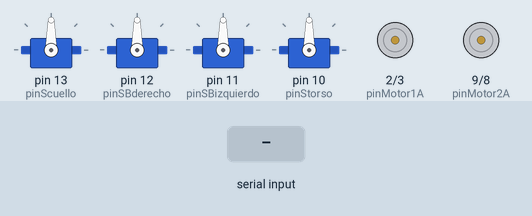
This sketch was run on a simulated Arduino Uno, built with avr-gcc and run on an emulated ATmega328P. Shown: 4 × servo, motor-driver pin pairs drawn as motors (green arrow = first pin HIGH = forward, orange = second pin HIGH = backward, longer = more drive). Inputs (shaded band) come from the test bench. What the sketch prints to the serial monitor is not drawn.

Above: at 1.2 s.
1.3 s: "W" received over Serial
At 1.9 s:
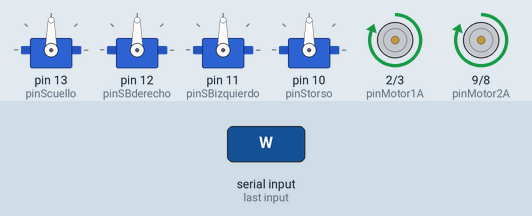
2.8 s: byte 65 ('A') received over Serial
At 3.1 s:
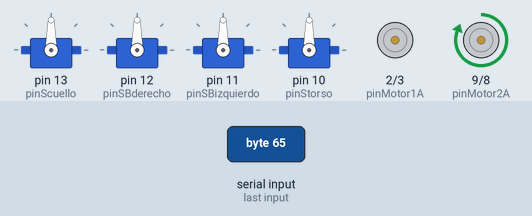
4.3 s: byte 68 ('D') received over Serial
At 5.5 s:
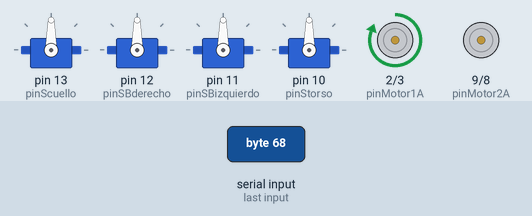
5.8 s: "S" received over Serial
At 6.5 s:
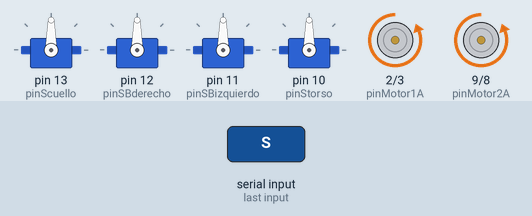
7.3 s: byte 79 ('O') received over Serial
At 7.7 s:
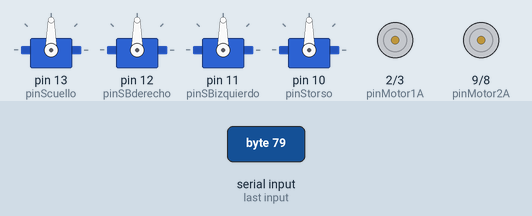
8.8 s: "-" received over Serial
At 10.1 s:
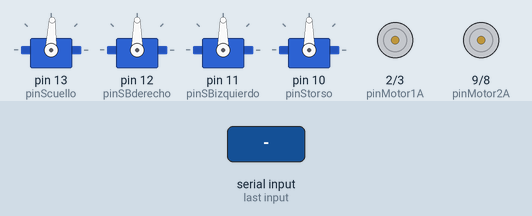
Timing chart, 0 to 11.3 s (numbered marks = the images above; inputs shaded):
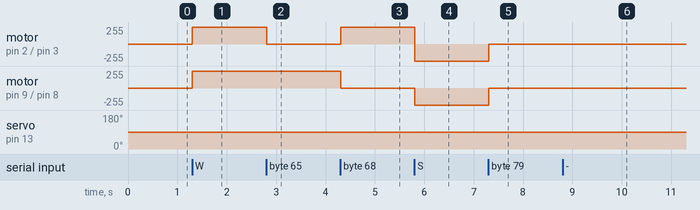

The sketch:

CODIGO_DE_JHONY_5.ino
```cpp
#include <Servo.h>
//CONTROL DE SERVOMOTORES
int pinScuello = 13;
int pinSBderecho = 12;
int pinSBizquierdo = 11;
int pinStorso = 10;
int cambioMovimiento = 2;
Servo Scuello;
Servo SBderecho;
Servo SBizquierdo;
Servo Storso;
//CONTROL DE LOS MOTORES
int pinMotor1A = 2;
int pinMotor1B = 3;
int pinMotor2A = 9;
int pinMotor2B = 8;
//variable de entrada por bluetooth
char val;
//valores inciales
int posicionCuello = 90;
int posicionBrazoD = 90;
int posicionBrazoI = 90;
int posicionTorso = 90;

void setup() {
  //Desiganmos los pines de uso
  Scuello.attach(pinScuello);
  SBderecho.attach(pinSBderecho);
  SBizquierdo.attach(pinSBizquierdo);
  Storso.attach(pinStorso);

  pinMode(pinMotor1A, OUTPUT);
  pinMode(pinMotor1B, OUTPUT);
  pinMode(pinMotor2A, OUTPUT);
  pinMode(pinMotor2B, OUTPUT);
  Serial.begin(9600);
}

void loop() {

  val = Serial.read();
  Serial.println(val);

    //cabeza

  if(val == '-')
    {
      posicionCuello -= cambioMovimiento;
      Scuello.write(posicionCuello);
    }
  if(val == '+')
    {
      posicionCuello += cambioMovimiento;
      Scuello.write(posicionCuello);
    }

    //brazo derecho

  if(val == 'T')
    {
      posicionBrazoD -= cambioMovimiento;
      SBderecho.write(posicionBrazoD);
    }
  if(val == 'G')
    {
      posicionBrazoD += cambioMovimiento;
      SBderecho.write(posicionBrazoD);
    }

    //brazo izquierdo

  if(val == 'R')
    {
      posicionBrazoI += cambioMovimiento;
      SBizquierdo.write(posicionBrazoI);
    }
  if(val == 'F')
    {
      posicionBrazoI -= cambioMovimiento;
      SBizquierdo.write(posicionBrazoI);
    }

    //torso

  if(val == 'Q')
    {
      posicionTorso -= cambioMovimiento;
      Storso.write(posicionTorso);
    }
  if(val == 'E')
    {
      posicionTorso += cambioMovimiento;
      Storso.write(posicionTorso);
    }

    //FUNCIONAMIENTO DEL MOTOR

  if( val == 'W')               //adelante
    {
      digitalWrite(pinMotor1A, HIGH);
      digitalWrite(pinMotor1B, LOW);
      digitalWrite(pinMotor2A, HIGH);
      digitalWrite(pinMotor2B, LOW);
    }
  else if(val == 'S')           // Hacia atras
    {
      digitalWrite(pinMotor1A, LOW);
      digitalWrite(pinMotor1B, HIGH);
      digitalWrite(pinMotor2A, LOW);
      digitalWrite(pinMotor2B, HIGH);
    }

  else if(val == 'A')           // Izquierda
    {
    digitalWrite(pinMotor1A, LOW);
    digitalWrite(pinMotor1B, LOW);
    digitalWrite(pinMotor2A, HIGH);
    digitalWrite(pinMotor2B, LOW);
    }
  else if(val == 'D')           //Derecha
    {
    digitalWrite(pinMotor1A, HIGH);
    digitalWrite(pinMotor1B, LOW);
    digitalWrite(pinMotor2A, LOW);
    digitalWrite(pinMotor2B, LOW);
    }
  else if(val == 'O')           //STOP
    {
    digitalWrite(pinMotor1A, LOW);
    digitalWrite(pinMotor1B, LOW);
    digitalWrite(pinMotor2A, LOW);
    digitalWrite(pinMotor2B, LOW);
    }
}
```

Measured:
- after the input at 1.3 s, motor on pin 2 (pinMotor1A) / pin 3 (pinMotor1B), motor on pin 9 (pinMotor2A) / pin 8 (pinMotor2B): stopped → forward 255/255 at once
- after the input at 2.8 s, motor on pin 2 (pinMotor1A) / pin 3 (pinMotor1B): forward 255/255 → stopped at once
- after the input at 4.3 s, motor on pin 2 (pinMotor1A) / pin 3 (pinMotor1B): stopped → forward 255/255 at once; motor on pin 9 (pinMotor2A) / pin 8 (pinMotor2B): forward 255/255 → stopped at once
- after the input at 5.8 s, motor on pin 2 (pinMotor1A) / pin 3 (pinMotor1B): forward 255/255 → backward 255/255 at once; motor on pin 9 (pinMotor2A) / pin 8 (pinMotor2B): stopped → backward 255/255 at once
- after the input at 7.3 s, motor on pin 2 (pinMotor1A) / pin 3 (pinMotor1B), motor on pin 9 (pinMotor2A) / pin 8 (pinMotor2B): backward 255/255 → stopped at once
- after the input at 8.8 s, servo on pin 13 (pinScuello): 90° → 88° at once
